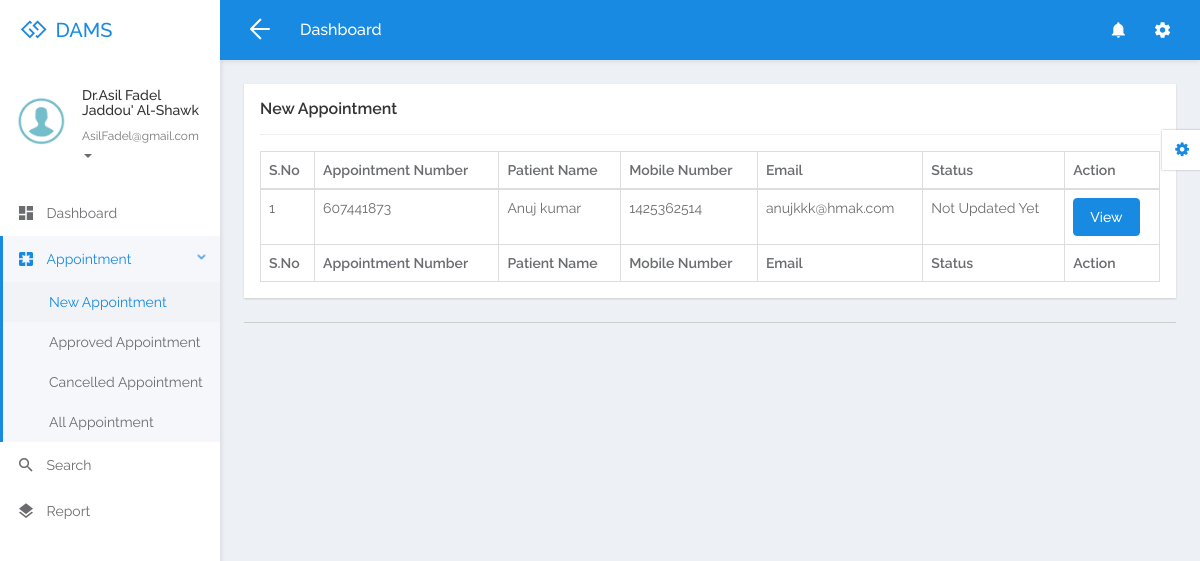
Page /dams/doctor/new-appointment.php (signed in) on the committed database.
### tables this page shows
CREATE TABLE `tbldoctor` (
  `ID` int(5) NOT NULL,
  `FullName` varchar(250) DEFAULT NULL,
  `MobileNumber` bigint(10) DEFAULT NULL,
  `Email` varchar(250) DEFAULT NULL,
  `Specialization` varchar(250) DEFAULT NULL,
  `Password` varchar(259) DEFAULT NULL,
  `CreationDate` timestamp NULL DEFAULT current_timestamp()
);

CREATE TABLE `tblappointment` (
  `ID` int(10) NOT NULL,
  `AppointmentNumber` int(10) DEFAULT NULL,
  `Name` varchar(250) DEFAULT NULL,
  `MobileNumber` bigint(20) DEFAULT NULL,
  `Email` varchar(250) DEFAULT NULL,
  `AppointmentDate` date DEFAULT NULL,
  `AppointmentTime` time DEFAULT NULL,
  `Specialization` varchar(250) DEFAULT NULL,
  `Doctor` int(10) DEFAULT NULL,
  `Message` mediumtext DEFAULT NULL,
  `ApplyDate` timestamp NULL DEFAULT current_timestamp(),
  `Remark` varchar(250) DEFAULT NULL,
  `Status` varchar(250) DEFAULT NULL,
  `UpdationDate` timestamp NULL DEFAULT NULL ON UPDATE current_timestamp()
);

### dams/doctor/new-appointment.php (the view, shortened to what this page needs)
<?php
if (strlen($_SESSION['damsid']==0)) {
  header('location:logout.php');
  } else{
  ?>
<!DOCTYPE html>
<html lang="en">
<head>
	<link rel="stylesheet" href="libs/bower/font-awesome/css/font-awesome.min.css">
	<link rel="stylesheet" href="libs/bower/material-design-iconic-font/dist/css/material-design-iconic-font.css">
	<link rel="stylesheet" href="libs/bower/animate.css/animate.min.css">
	<link rel="stylesheet" href="libs/bower/fullcalendar/dist/fullcalendar.min.css">
	<link rel="stylesheet" href="libs/bower/perfect-scrollbar/css/perfect-scrollbar.css">
	<link rel="stylesheet" href="assets/css/bootstrap.css">
	<link rel="stylesheet" href="assets/css/core.css">
	<link rel="stylesheet" href="assets/css/app.css">
</head>
<body class="menubar-left menubar-unfold menubar-light theme-primary">
<?php include_once('includes/header.php');?>
<?php include_once('includes/sidebar.php');?>
<main id="app-main" class="app-main">
  <div class="wrap">
	<section class="app-content">
		<div class="row">
			<div class="col-md-12">
				<div class="widget">
					<header class="widget-header">
						<h4 class="widget-title">New Appointment</h4>
					</header>
					<hr class="widget-separator">
					<div class="widget-body">
						<div class="table-responsive">
							<table class="table table-bordered table-hover js-basic-example dataTable table-custom">
								<thead>
									<tr>
										<th>S.No</th>
										<th>Appointment Number</th>
										<th>Patient Name</th>
										<th>Mobile Number</th>
										<th>Email</th>
									<th>Status</th>
										<th>Action</th>
									</tr>
								</thead>
								<tbody>
                  <?php
              $docid=$_SESSION['damsid'];
$sql="SELECT * from  tblappointment where Status is null && Doctor=:docid";
$query = $dbh -> prepare($sql);
$query-> bindParam(':docid', $docid, PDO::PARAM_STR);
$query->execute();
$results=$query->fetchAll(PDO::FETCH_OBJ);
$cnt=1;
if($query->rowCount() > 0)
{
foreach($results as $row)
{               ?>
									<tr>
										<td><?php echo htmlentities($cnt);?></td>
										<td><?php  echo htmlentities($row->AppointmentNumber);?></td>
										<td><?php  echo htmlentities($row->Name);?></td>
										<td><?php  echo htmlentities($row->MobileNumber);?></td>
										<td><?php  echo htmlentities($row->Email);?></td>
                                        <?php if($row->Status==""){ ?>
                     <td><?php echo "Not Updated Yet"; ?></td>
<?php } else { ?>                  <td><?php  echo htmlentities($row->Status);?>
                  </td>
                  <?php } ?>
										<td><a href="view-appointment-detail.php?editid=<?php echo htmlentities ($row->ID);?>&&aptid=<?php echo htmlentities ($row->AppointmentNumber);?>" class="btn btn-primary">View</a></td>
									</tr>
								 <?php $cnt=$cnt+1;}} ?>
								</tbody>
                  <tfoot>
                  <tr>
                  <th>S.No</th>
										<th>Appointment Number</th>
										<th>Patient Name</th>
										<th>Mobile Number</th>
										<th>Email</th>
										<th>Status</th>
										<th>Action</th>
                  </tr>
                </tfoot>
							</table>
						</div>
					</div>
				</div>
			</div>
		</div>
	</section>
</div>
  <?php include_once('includes/footer.php');?>
</main>
<?php include_once('includes/customizer.php');?>
</body>
</html>
<?php }  ?>

### dams/doctor/includes/sidebar.php (shortened to what this page needs)
<aside id="menubar" class="menubar light">
  <div class="app-user">
    <div class="media">
      <div class="media-left">
        <div class="avatar avatar-md avatar-circle">
          <a href="javascript:void(0)"><img class="img-responsive" src="assets/images/images.png" alt="avatar"/></a>
        </div>
      </div>
      <div class="media-body">
        <div class="foldable">
          <?php
$eid=$_SESSION['damsid'];
$sql="SELECT FullName,Email from  tbldoctor where ID=:eid";
$query = $dbh -> prepare($sql);
$query->bindParam(':eid',$eid,PDO::PARAM_STR);
$query->execute();
$results=$query->fetchAll(PDO::FETCH_OBJ);
foreach($results as $row)
{
$email=$row->Email;
$fname=$row->FullName;
}   ?>
          <h5><a href="javascript:void(0)" class="username"><?php  echo $fname ;?></a></h5>
          <ul>
            <li class="dropdown">
              <a href="javascript:void(0)" class="dropdown-toggle usertitle" data-toggle="dropdown" aria-haspopup="true" aria-expanded="false">
                <small><?php  echo $email;?></small>
                <span class="caret"></span>
              </a>
            </li>
          </ul>
        </div>
      </div>
    </div>
  </div>
  <div class="menubar-scroll">
    <div class="menubar-scroll-inner">
      <ul class="app-menu">
        <li class="has-submenu">
          <a href="dashboard.php">
            <i class="menu-icon zmdi zmdi-view-dashboard zmdi-hc-lg"></i>
            <span class="menu-text">Dashboard</span>
          </a>
        </li>
       <li class="has-submenu">
          <a href="javascript:void(0)" class="submenu-toggle">
            <i class="menu-icon zmdi zmdi-pages zmdi-hc-lg"></i>
            <span class="menu-text">Appointment</span>
            <i class="menu-caret zmdi zmdi-hc-sm zmdi-chevron-right"></i>
          </a>
          <ul class="submenu">
            <li><a href="new-appointment.php"><span class="menu-text">New Appointment</span></a></li>
            <li><a href="approved-appointment.php"><span class="menu-text">Approved Appointment</span></a></li>
            <li><a href="cancelled-appointment.php"><span class="menu-text">Cancelled Appointment</span></a></li>
            <li><a href="all-appointment.php"><span class="menu-text">All Appointment</span></a></li>
          </ul>
        </li>
        <li>
          <a href="search.php">
            <i class="menu-icon zmdi zmdi-search zmdi-hc-lg"></i>
            <span class="menu-text">Search</span>
          </a>
        </li>
        <li>
          <a href="appointment-bwdates.php">
            <i class="menu-icon zmdi zmdi-layers zmdi-hc-lg"></i>
            <span class="menu-text">Report</span>
          </a>
        </li>
      </ul>
    </div>
  </div>
</aside>

### rows in the picture
tbldoctor: FullName "Dr.Asil Fadel Jaddou' Al-Shawk", Email "AsilFadel@gmail.com"
tblappointment: AppointmentNumber "607441873", Name "Anuj kumar", MobileNumber "1425362514", Email "anujkkk@hmak.com", shows "Not Updated Yet"
